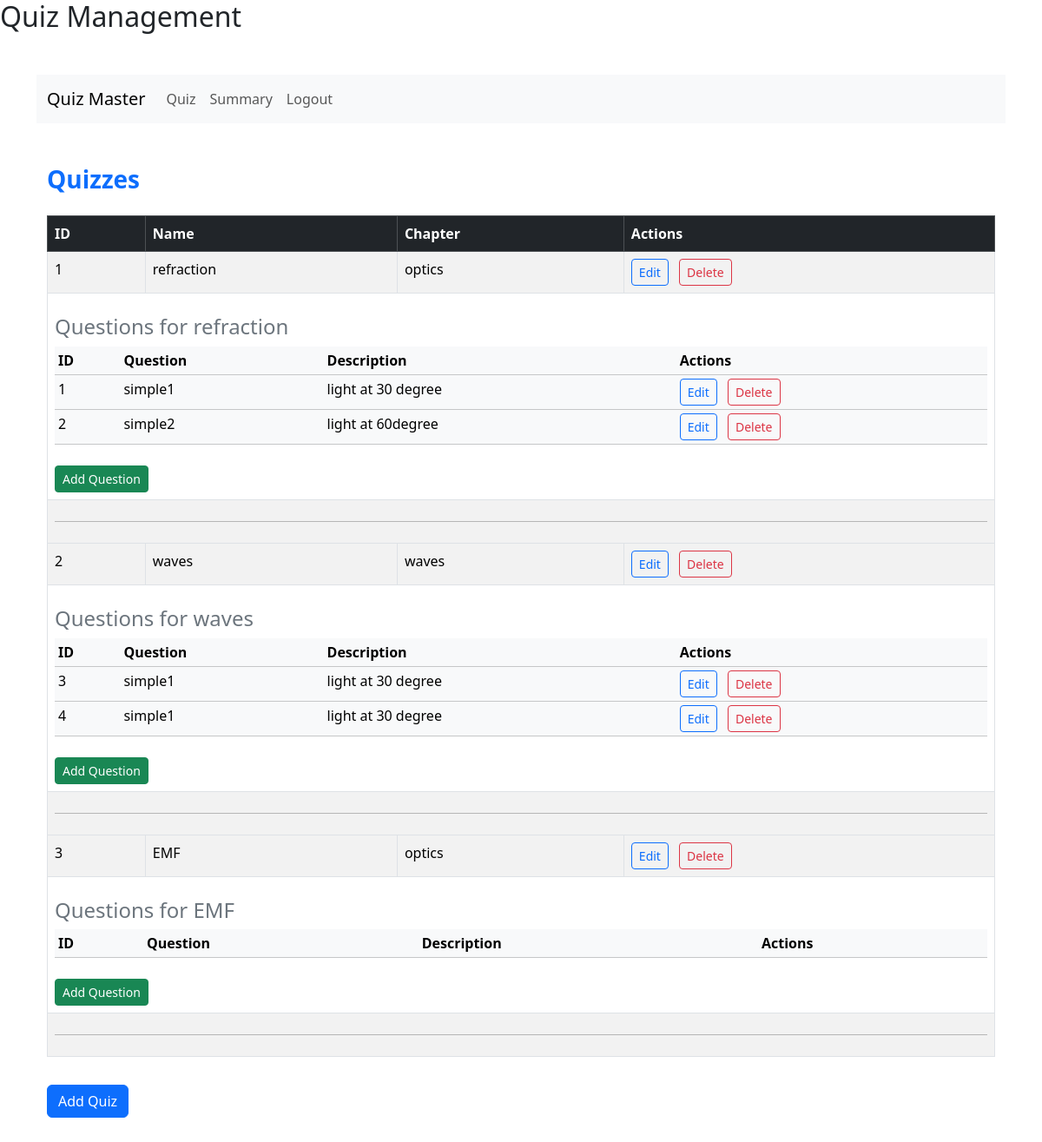
/dashboard/admin/quizmanagement, run on an earlier commit of the app's database.
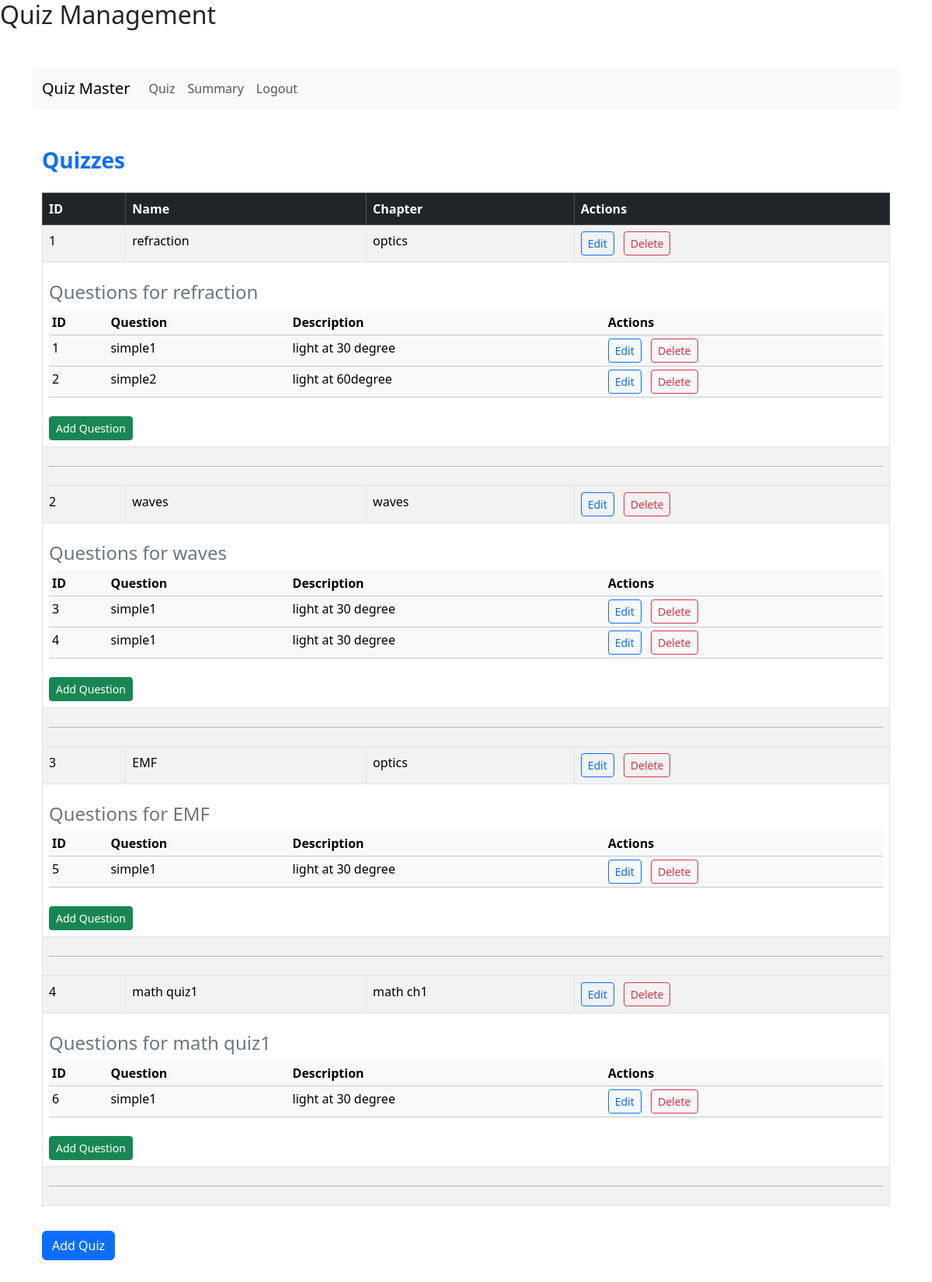
And on a later commit of the database.
### models/quiz.py (models this page shows, shortened)
class Quiz(db.Model):
    id = db.Column(db.Integer, primary_key=True)
    chapter_id = db.Column(db.Integer, db.ForeignKey('chapter.id'), nullable=False)
    quizdate = db.Column(db.Date)
    quizduration = db.Column(db.Time)
    quizname=db.Column(db.String(150), nullable=False,unique=True)
    questions = db.relationship('Question', backref='quiz', lazy=True)

### models/chapter.py (models this page shows)
class Chapter(db.Model):
    id = db.Column(db.Integer, primary_key=True)
    name = db.Column(db.String(150), nullable=False,unique=True)
    description = db.Column(db.Text)
    subject_id = db.Column(db.Integer, db.ForeignKey('subject.id'), nullable=False)
    quizzes = db.relationship('Quiz', backref='chapter', lazy=True)

### models/question.py (models this page shows)
class Question(db.Model):
    id = db.Column(db.Integer, primary_key=True)
    quizid = db.Column(db.Integer, db.ForeignKey('quiz.id'), nullable=False)
    questionstatement = db.Column(db.Text, nullable=False)
    questiontitle=db.Column(db.String(150), nullable=False)
    option1 = db.Column(db.String(200))
    option2 = db.Column(db.String(200))
    option3 = db.Column(db.String(200))
    option4 = db.Column(db.String(200))
    correctoption = db.Column(db.String(200))

### app.py (the view)
@app.route("/dashboard/admin/quizmanagement")
def quizmanagement():
    return render_template("quizmanagement.html", quizzes=Quiz.query.all())

### templates/quizmanagement.html (shortened to what this page needs)
{% extends "base.html" %}
{% block content %}
<nav class="navbar navbar-expand-lg navbar-light bg-light">
    <div class="container-fluid">
        <a class="navbar-brand" href="{{ url_for('path', role='admin',id=1) }}">Quiz Master</a>
        <div class="collapse navbar-collapse" id="navbarSupportedContent">
            <ul class="navbar-nav me-auto mb-2 mb-lg-0">
                <li class="nav-item">
                    <a class="nav-link" href="#">Quiz</a>
                </li>
                <li class="nav-item">
                    <a class="nav-link" href="{{url_for('adminsummary')}}">Summary</a>
                </li>
                <li class="nav-item">
                    <a class="nav-link" href="#">Logout</a>
                </li>
            </ul>
        </div>
    </div>
</nav>
<div class="container my-5">
    <h3 class="mt-5 mb-4 text-primary fw-bold">Quizzes</h3>
    <div class="table-responsive">
        <table class="table table-striped table-hover table-bordered">
            <thead class="table-dark">
                <tr>
                    <th scope="col">ID</th>
                    <th scope="col">Name</th>
                    <th scope="col">Chapter</th>
                    <th scope="col">Actions</th>
                </tr>
            </thead>
            {% for quiz in quizzes %}
            <tbody class="mb-4">
                <tr>
                    <td>{{ quiz.id }}</td>
                    <td>{{ quiz.quizname }}</td>
                    <td>{{ quiz.chapter.name }}</td>
                    <td>
                        <button type="button" onclick="location.href='{{ url_for('editquiz', id=quiz.id) }}'" class="btn btn-outline-primary btn-sm me-2">Edit</button>
                        <button type="button" onclick="location.href='{{ url_for('deletequiz', id=quiz.id) }}'" class="btn btn-outline-danger btn-sm">Delete</button>
                    </td>
                </tr>
                <tr>
                    <td colspan="4">
                        <h4 class="mt-3 text-secondary">Questions for {{ quiz.quizname }}</h4>
                        <div class="table-responsive">
                            <table class="table table-light table-sm">
                                <thead>
                                    <tr>
                                        <th scope="col">ID</th>
                                        <th scope="col">Question</th>
                                        <th scope="col">Description</th>
                                        <th scope="col">Actions</th>
                                    </tr>
                                </thead>
                                <tbody>
                                    {% for question in quiz.questions %}
                                    {% if question is not none %}
                                    <tr>
                                        <td>{{ question.id }}</td>
                                        <td>{{ question.questiontitle }}</td>
                                        <td>{{ question.questionstatement }}</td>
                                        <td>
                                            <button type="button" onclick="location.href='{{ url_for('editquestion', id=question.id) }}'" class="btn btn-outline-primary btn-sm me-2">Edit</button>
                                            <button type="button" onclick="location.href='{{ url_for('deletequestion', id=question.id) }}'" class="btn btn-outline-danger btn-sm">Delete</button>
                                        </td>
                                    </tr>
                                    {% endif %}
                                    {% endfor %}
                                </tbody>
                            </table>
                        </div>
                        <button type="button" onclick="location.href='{{ url_for('addquestion', quizid=quiz.id) }}'" class="btn btn-success btn-sm mt-2">Add Question</button>
                    </td>
                </tr>
                <tr>
                    <td colspan="4"><hr class="my-3"></td>
                </tr>
            </tbody>
            {% endfor %}
        </table>
    </div>
    <button type="button" onclick="location.href='{{ url_for('addquiz') }}'" class="btn btn-primary mt-3">Add Quiz</button>
</div>
{% endblock %}

### templates/base.html (shortened to what this page needs)
<!DOCTYPE html>
<html lang="en">
    <head>
        <link href="https://cdn.jsdelivr.net/npm/bootstrap@5.3.3/dist/css/bootstrap.min.css" rel="stylesheet">
    </head>
<body>
    <h2>{% block title %}{% endblock %}</h2>
    <div class="container mt-5">
        {% block content %}
        {% endblock %}
    </div>
</body>
</html>

What changed in the data, as far as the page shows it:
added Question: id "5", questiontitle "simple1", questionstatement "light at 30 degree", shown under Quiz "EMF"
added Quiz: id "4", quizname "math quiz1", chapter.name "math ch1"
added Question: id "6", questiontitle "simple1", questionstatement "light at 30 degree", shown under "4"
